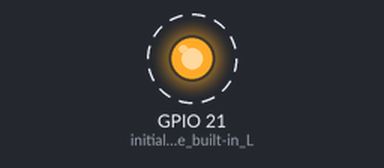
The program below on a simulated Seeed XIAO ESP32-S3. Parts: output pins drawn as LEDs (lit = HIGH). Dashed ring = blinking. What the program prints to the serial monitor is not drawn.

Above: at 1.5 s.
Timing chart, 0 to 5.6 s (numbered marks = the images above):
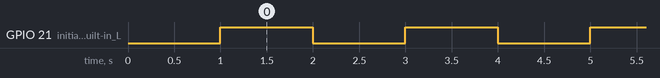

Measured:
- by itself, GPIO 21 (initialize_the_built-in_L): alternates HIGH for 1.0 s and LOW for 1.0 s

The program:

main.cpp
```cpp
#include <Arduino.h>

void setup() {
  pinMode(LED_BUILTIN, OUTPUT);     // initialize the built-in LED pin as an output
  Serial.begin(9600);            	// initialize serial communication at 9600 bits per second:
  delay(1000);                      	// wait for serial monitor to open
 }

// the loop function runs over and over again forever
void loop() {
  digitalWrite(LED_BUILTIN, HIGH);  // change state of the LED by setting the pin to the HIGH voltage level
  Serial.print(LED_BUILTIN);             // print the pin number of the LED
  Serial.println("Pin LED is On");        // print the state of the LED
  delay(1000);                                    // wait for a second
  digitalWrite(LED_BUILTIN, LOW);  // change state of the LED by setting the pin to the LOW voltage level
  Serial.print(LED_BUILTIN);             // print the pin number of the LED
  Serial.println("Pin LED is Off");        // print the state of the LED
  delay(1000);                                    // wait for a second
}
```
